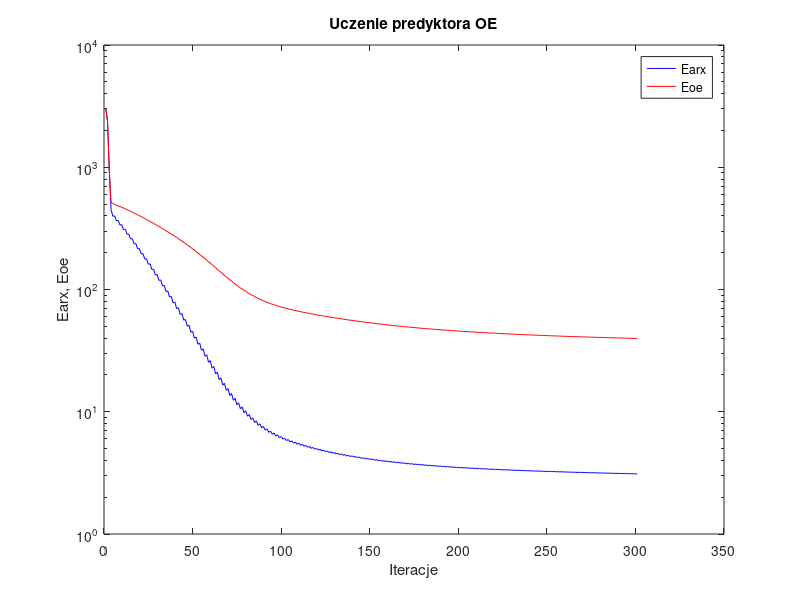
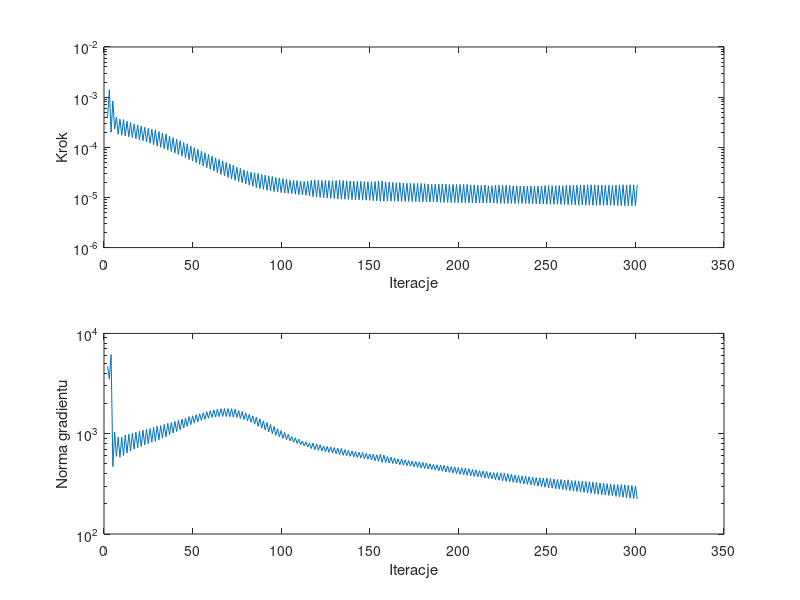

MATLAB code to generate these figures, in order:
%uczenie predyktora oe
clear all;
n=0; farx(n+1)=3.026891e+003; foe(n+1)=3.032364e+003; wspucz(n+1)=0.000000e+000; ng(n+1)=0.000000e+000;
n=1; farx(n+1)=2.368058e+003; foe(n+1)=2.366789e+003; krok(n+1)=3.812452e-004; ng(n+1)=4.719937e+003;
n=2; farx(n+1)=9.386840e+002; foe(n+1)=9.099431e+002; krok(n+1)=1.402081e-003; ng(n+1)=3.498442e+003;
n=3; farx(n+1)=4.504124e+002; foe(n+1)=5.165313e+002; krok(n+1)=1.992091e-004; ng(n+1)=6.132688e+003;
n=4; farx(n+1)=3.971129e+002; foe(n+1)=5.060094e+002; krok(n+1)=8.351411e-004; ng(n+1)=4.697213e+002;
n=5; farx(n+1)=4.000853e+002; foe(n+1)=4.962028e+002; krok(n+1)=2.308086e-004; ng(n+1)=1.039686e+003;
n=6; farx(n+1)=3.645262e+002; foe(n+1)=4.896591e+002; krok(n+1)=3.994081e-004; ng(n+1)=5.937203e+002;
n=7; farx(n+1)=3.681615e+002; foe(n+1)=4.834696e+002; krok(n+1)=1.821668e-004; ng(n+1)=9.285330e+002;
n=8; farx(n+1)=3.370476e+002; foe(n+1)=4.770005e+002; krok(n+1)=3.643472e-004; ng(n+1)=5.809849e+002;
n=9; farx(n+1)=3.392193e+002; foe(n+1)=4.706449e+002; krok(n+1)=1.736749e-004; ng(n+1)=9.221544e+002;
n=10; farx(n+1)=3.091419e+002; foe(n+1)=4.637723e+002; krok(n+1)=3.569431e-004; ng(n+1)=6.061436e+002;
n=11; farx(n+1)=3.111467e+002; foe(n+1)=4.571277e+002; krok(n+1)=1.673718e-004; ng(n+1)=9.697548e+002;
n=12; farx(n+1)=2.832081e+002; foe(n+1)=4.501381e+002; krok(n+1)=3.308775e-004; ng(n+1)=6.412013e+002;
n=13; farx(n+1)=2.848391e+002; foe(n+1)=4.433920e+002; krok(n+1)=1.620874e-004; ng(n+1)=9.890956e+002;
n=14; farx(n+1)=2.588728e+002; foe(n+1)=4.362996e+002; krok(n+1)=3.109358e-004; ng(n+1)=6.718048e+002;
n=15; farx(n+1)=2.602716e+002; foe(n+1)=4.294883e+002; krok(n+1)=1.562643e-004; ng(n+1)=1.010842e+003;
n=16; farx(n+1)=2.362107e+002; foe(n+1)=4.223711e+002; krok(n+1)=2.927427e-004; ng(n+1)=6.999073e+002;
n=17; farx(n+1)=2.374491e+002; foe(n+1)=4.155401e+002; krok(n+1)=1.494509e-004; ng(n+1)=1.033198e+003;
n=18; farx(n+1)=2.150907e+002; foe(n+1)=4.084150e+002; krok(n+1)=2.790064e-004; ng(n+1)=7.229258e+002;
n=19; farx(n+1)=2.162630e+002; foe(n+1)=4.015864e+002; krok(n+1)=1.420787e-004; ng(n+1)=1.060505e+003;
n=20; farx(n+1)=1.955935e+002; foe(n+1)=3.945019e+002; krok(n+1)=2.651075e-004; ng(n+1)=7.459517e+002;
n=21; farx(n+1)=1.967032e+002; foe(n+1)=3.877378e+002; krok(n+1)=1.351245e-004; ng(n+1)=1.082344e+003;
n=22; farx(n+1)=1.776175e+002; foe(n+1)=3.807423e+002; krok(n+1)=2.516773e-004; ng(n+1)=7.723972e+002;
n=23; farx(n+1)=1.786937e+002; foe(n+1)=3.740654e+002; krok(n+1)=1.280208e-004; ng(n+1)=1.104793e+003;
n=24; farx(n+1)=1.611024e+002; foe(n+1)=3.671765e+002; krok(n+1)=2.386632e-004; ng(n+1)=7.973833e+002;
n=25; farx(n+1)=1.621428e+002; foe(n+1)=3.606146e+002; krok(n+1)=1.209597e-004; ng(n+1)=1.125130e+003;
n=26; farx(n+1)=1.457961e+002; foe(n+1)=3.538323e+002; krok(n+1)=2.288097e-004; ng(n+1)=8.208539e+002;
n=27; farx(n+1)=1.468488e+002; foe(n+1)=3.473359e+002; krok(n+1)=1.123699e-004; ng(n+1)=1.158194e+003;
n=28; farx(n+1)=1.315906e+002; foe(n+1)=3.405624e+002; krok(n+1)=2.224690e-004; ng(n+1)=8.388964e+002;
n=29; farx(n+1)=1.326980e+002; foe(n+1)=3.341324e+002; krok(n+1)=1.054119e-004; ng(n+1)=1.192966e+003;
n=30; farx(n+1)=1.188143e+002; foe(n+1)=3.275246e+002; krok(n+1)=2.064885e-004; ng(n+1)=8.689351e+002;
n=31; farx(n+1)=1.198636e+002; foe(n+1)=3.212806e+002; krok(n+1)=1.001340e-004; ng(n+1)=1.205363e+003;
n=32; farx(n+1)=1.070731e+002; foe(n+1)=3.148609e+002; krok(n+1)=1.935115e-004; ng(n+1)=9.032780e+002;
n=33; farx(n+1)=1.081261e+002; foe(n+1)=3.086930e+002; krok(n+1)=9.292181e-005; ng(n+1)=1.238408e+003;
n=34; farx(n+1)=9.630465e+001; foe(n+1)=3.023119e+002; krok(n+1)=1.842068e-004; ng(n+1)=9.313804e+002;
n=35; farx(n+1)=9.738409e+001; foe(n+1)=2.962365e+002; krok(n+1)=8.763006e-005; ng(n+1)=1.270027e+003;
n=36; farx(n+1)=8.668642e+001; foe(n+1)=2.900765e+002; krok(n+1)=1.673718e-004; ng(n+1)=9.744461e+002;
n=37; farx(n+1)=8.770272e+001; foe(n+1)=2.841555e+002; krok(n+1)=8.233132e-005; ng(n+1)=1.290938e+003;
n=38; farx(n+1)=7.788318e+001; foe(n+1)=2.780888e+002; krok(n+1)=1.562643e-004; ng(n+1)=1.013521e+003;
n=39; farx(n+1)=7.887995e+001; foe(n+1)=2.722561e+002; krok(n+1)=7.663580e-005; ng(n+1)=1.325412e+003;
n=40; farx(n+1)=6.986775e+001; foe(n+1)=2.662570e+002; krok(n+1)=1.460087e-004; ng(n+1)=1.052546e+003;
n=41; farx(n+1)=7.085203e+001; foe(n+1)=2.605073e+002; krok(n+1)=7.145650e-005; ng(n+1)=1.361539e+003;
n=42; farx(n+1)=6.261185e+001; foe(n+1)=2.546096e+002; krok(n+1)=1.351245e-004; ng(n+1)=1.096427e+003;
n=43; farx(n+1)=6.357789e+001; foe(n+1)=2.489440e+002; krok(n+1)=6.653535e-005; ng(n+1)=1.397827e+003;
n=44; farx(n+1)=5.607019e+001; foe(n+1)=2.431421e+002; krok(n+1)=1.245462e-004; ng(n+1)=1.141260e+003;
n=45; farx(n+1)=5.699253e+001; foe(n+1)=2.375775e+002; krok(n+1)=6.158863e-005; ng(n+1)=1.430640e+003;
n=46; farx(n+1)=5.006177e+001; foe(n+1)=2.318060e+002; krok(n+1)=1.176687e-004; ng(n+1)=1.180601e+003;
n=47; farx(n+1)=5.100928e+001; foe(n+1)=2.262763e+002; krok(n+1)=5.720244e-005; ng(n+1)=1.482366e+003;
n=48; farx(n+1)=4.476450e+001; foe(n+1)=2.206800e+002; krok(n+1)=1.062537e-004; ng(n+1)=1.231439e+003;
n=49; farx(n+1)=4.565550e+001; foe(n+1)=2.152911e+002; krok(n+1)=5.314479e-005; ng(n+1)=1.507436e+003;
n=50; farx(n+1)=3.996638e+001; foe(n+1)=2.097728e+002; krok(n+1)=9.874235e-005; ng(n+1)=1.272470e+003;
n=51; farx(n+1)=4.083534e+001; foe(n+1)=2.044922e+002; krok(n+1)=4.933474e-005; ng(n+1)=1.543148e+003;
n=52; farx(n+1)=3.566470e+001; foe(n+1)=1.991173e+002; krok(n+1)=9.108681e-005; ng(n+1)=1.318002e+003;
n=53; farx(n+1)=3.651296e+001; foe(n+1)=1.939489e+002; krok(n+1)=4.565415e-005; ng(n+1)=1.580357e+003;
n=54; farx(n+1)=3.184678e+001; foe(n+1)=1.887221e+002; krok(n+1)=8.370634e-005; ng(n+1)=1.359168e+003;
n=55; farx(n+1)=3.265252e+001; foe(n+1)=1.837159e+002; krok(n+1)=4.229784e-005; ng(n+1)=1.614505e+003;
n=56; farx(n+1)=2.843063e+001; foe(n+1)=1.786336e+002; krok(n+1)=7.773395e-005; ng(n+1)=1.393289e+003;
n=57; farx(n+1)=2.920906e+001; foe(n+1)=1.737882e+002; krok(n+1)=3.923493e-005; ng(n+1)=1.656955e+003;
n=58; farx(n+1)=2.540625e+001; foe(n+1)=1.689092e+002; krok(n+1)=7.168025e-005; ng(n+1)=1.427156e+003;
n=59; farx(n+1)=2.615363e+001; foe(n+1)=1.642473e+002; krok(n+1)=3.639496e-005; ng(n+1)=1.695631e+003;
n=60; farx(n+1)=2.273951e+001; foe(n+1)=1.595888e+002; krok(n+1)=6.618109e-005; ng(n+1)=1.454613e+003;
n=61; farx(n+1)=2.344912e+001; foe(n+1)=1.551362e+002; krok(n+1)=3.371798e-005; ng(n+1)=1.726836e+003;
n=62; farx(n+1)=2.038543e+001; foe(n+1)=1.507003e+002; krok(n+1)=6.159556e-005; ng(n+1)=1.472494e+003;
n=63; farx(n+1)=2.105887e+001; foe(n+1)=1.464694e+002; krok(n+1)=3.121480e-005; ng(n+1)=1.754802e+003;
n=64; farx(n+1)=1.831784e+001; foe(n+1)=1.422763e+002; krok(n+1)=5.745483e-005; ng(n+1)=1.482751e+003;
n=65; farx(n+1)=1.895349e+001; foe(n+1)=1.382846e+002; krok(n+1)=2.890345e-005; ng(n+1)=1.775352e+003;
n=66; farx(n+1)=1.651621e+001; foe(n+1)=1.343497e+002; krok(n+1)=5.354731e-005; ng(n+1)=1.487773e+003;
n=67; farx(n+1)=1.711011e+001; foe(n+1)=1.306247e+002; krok(n+1)=2.689247e-005; ng(n+1)=1.781267e+003;
n=68; farx(n+1)=1.495085e+001; foe(n+1)=1.269742e+002; krok(n+1)=4.984478e-005; ng(n+1)=1.487477e+003;
n=69; farx(n+1)=1.550195e+001; foe(n+1)=1.235244e+002; krok(n+1)=2.503699e-005; ng(n+1)=1.779600e+003;
n=70; farx(n+1)=1.358946e+001; foe(n+1)=1.201590e+002; krok(n+1)=4.673205e-005; ng(n+1)=1.479063e+003;
n=71; farx(n+1)=1.409823e+001; foe(n+1)=1.169794e+002; krok(n+1)=2.323045e-005; ng(n+1)=1.773898e+003;
n=72; farx(n+1)=1.240975e+001; foe(n+1)=1.138801e+002; krok(n+1)=4.418089e-005; ng(n+1)=1.459069e+003;
n=73; farx(n+1)=1.288481e+001; foe(n+1)=1.109752e+002; krok(n+1)=2.190752e-005; ng(n+1)=1.756534e+003;
n=74; farx(n+1)=1.142255e+001; foe(n+1)=1.082144e+002; krok(n+1)=4.013634e-005; ng(n+1)=1.450807e+003;
n=75; farx(n+1)=1.184427e+001; foe(n+1)=1.056158e+002; krok(n+1)=2.069140e-005; ng(n+1)=1.703587e+003;
n=76; farx(n+1)=1.056092e+001; foe(n+1)=1.031179e+002; krok(n+1)=3.788626e-005; ng(n+1)=1.418952e+003;
n=77; farx(n+1)=1.094530e+001; foe(n+1)=1.007767e+002; krok(n+1)=1.953303e-005; ng(n+1)=1.664939e+003;
n=78; farx(n+1)=9.825306e+000; foe(n+1)=9.854377e+001; krok(n+1)=3.546212e-005; ng(n+1)=1.385708e+003;
n=79; farx(n+1)=1.016999e+001; foe(n+1)=9.645247e+001; krok(n+1)=1.848840e-005; ng(n+1)=1.612551e+003;
n=80; farx(n+1)=9.192208e+000; foe(n+1)=9.445211e+001; krok(n+1)=3.351833e-005; ng(n+1)=1.342166e+003;
n=81; farx(n+1)=9.501794e+000; foe(n+1)=9.259076e+001; krok(n+1)=1.761549e-005; ng(n+1)=1.555967e+003;
n=82; farx(n+1)=8.642259e+000; foe(n+1)=9.081294e+001; krok(n+1)=3.185663e-005; ng(n+1)=1.298165e+003;
n=83; farx(n+1)=8.921454e+000; foe(n+1)=8.914802e+001; krok(n+1)=1.666649e-005; ng(n+1)=1.506166e+003;
n=84; farx(n+1)=8.159330e+000; foe(n+1)=8.755335e+001; krok(n+1)=3.098519e-005; ng(n+1)=1.242600e+003;
n=85; farx(n+1)=8.413961e+000; foe(n+1)=8.605554e+001; krok(n+1)=1.573332e-005; ng(n+1)=1.463245e+003;
n=86; farx(n+1)=7.741963e+000; foe(n+1)=8.462382e+001; krok(n+1)=3.006913e-005; ng(n+1)=1.185335e+003;
n=87; farx(n+1)=7.972417e+000; foe(n+1)=8.328732e+001; krok(n+1)=1.503456e-005; ng(n+1)=1.407811e+003;
n=88; farx(n+1)=7.383036e+000; foe(n+1)=8.201328e+001; krok(n+1)=2.877521e-005; ng(n+1)=1.138346e+003;
n=89; farx(n+1)=7.589327e+000; foe(n+1)=8.082854e+001; krok(n+1)=1.448879e-005; ng(n+1)=1.342247e+003;
n=90; farx(n+1)=7.065113e+000; foe(n+1)=7.969396e+001; krok(n+1)=2.790955e-005; ng(n+1)=1.091683e+003;
n=91; farx(n+1)=7.253511e+000; foe(n+1)=7.862899e+001; krok(n+1)=1.390226e-005; ng(n+1)=1.292899e+003;
n=92; farx(n+1)=6.788697e+000; foe(n+1)=7.761321e+001; krok(n+1)=2.700051e-005; ng(n+1)=1.045899e+003;
n=93; farx(n+1)=6.959094e+000; foe(n+1)=7.666062e+001; krok(n+1)=1.344623e-005; ng(n+1)=1.234967e+003;
n=94; farx(n+1)=6.544879e+000; foe(n+1)=7.574865e+001; krok(n+1)=2.617217e-005; ng(n+1)=1.001782e+003;
n=95; farx(n+1)=6.700347e+000; foe(n+1)=7.489253e+001; krok(n+1)=1.308479e-005; ng(n+1)=1.180011e+003;
n=96; farx(n+1)=6.331504e+000; foe(n+1)=7.407522e+001; krok(n+1)=2.509886e-005; ng(n+1)=9.624757e+002;
n=97; farx(n+1)=6.472122e+000; foe(n+1)=7.330651e+001; krok(n+1)=1.278344e-005; ng(n+1)=1.121850e+003;
n=98; farx(n+1)=6.139268e+000; foe(n+1)=7.256619e+001; krok(n+1)=2.443486e-005; ng(n+1)=9.286645e+002;
n=99; farx(n+1)=6.268918e+000; foe(n+1)=7.186653e+001; krok(n+1)=1.248150e-005; ng(n+1)=1.074746e+003;
n=100; farx(n+1)=5.967176e+000; foe(n+1)=7.119359e+001; krok(n+1)=2.375465e-005; ng(n+1)=8.983768e+002;
n=101; farx(n+1)=6.087064e+000; foe(n+1)=7.055375e+001; krok(n+1)=1.222055e-005; ng(n+1)=1.029691e+003;
n=102; farx(n+1)=5.813170e+000; foe(n+1)=6.993819e+001; krok(n+1)=2.302585e-005; ng(n+1)=8.702397e+002;
n=103; farx(n+1)=5.924536e+000; foe(n+1)=6.935233e+001; krok(n+1)=1.209447e-005; ng(n+1)=9.837386e+002;
n=104; farx(n+1)=5.675697e+000; foe(n+1)=6.879149e+001; krok(n+1)=2.198334e-005; ng(n+1)=8.494513e+002;
n=105; farx(n+1)=5.777553e+000; foe(n+1)=6.825432e+001; krok(n+1)=1.191521e-005; ng(n+1)=9.369345e+002;
n=106; farx(n+1)=5.545468e+000; foe(n+1)=6.773129e+001; krok(n+1)=2.190752e-005; ng(n+1)=8.236714e+002;
n=107; farx(n+1)=5.642548e+000; foe(n+1)=6.722547e+001; krok(n+1)=1.161317e-005; ng(n+1)=9.117462e+002;
n=108; farx(n+1)=5.426603e+000; foe(n+1)=6.673577e+001; krok(n+1)=2.167257e-005; ng(n+1)=7.998065e+002;
n=109; farx(n+1)=5.518439e+000; foe(n+1)=6.626050e+001; krok(n+1)=1.138585e-005; ng(n+1)=8.828616e+002;
n=110; farx(n+1)=5.319195e+000; foe(n+1)=6.580006e+001; krok(n+1)=2.114892e-005; ng(n+1)=7.776944e+002;
n=111; farx(n+1)=5.404634e+000; foe(n+1)=6.535735e+001; krok(n+1)=1.127096e-005; ng(n+1)=8.456545e+002;
n=112; farx(n+1)=5.216883e+000; foe(n+1)=6.492282e+001; krok(n+1)=2.102242e-005; ng(n+1)=7.575565e+002;
n=113; farx(n+1)=5.298831e+000; foe(n+1)=6.450139e+001; krok(n+1)=1.104492e-005; ng(n+1)=8.250491e+002;
n=114; farx(n+1)=5.121553e+000; foe(n+1)=6.408896e+001; krok(n+1)=2.092147e-005; ng(n+1)=7.379547e+002;
n=115; farx(n+1)=5.198932e+000; foe(n+1)=6.368702e+001; krok(n+1)=1.069939e-005; ng(n+1)=8.054236e+002;
n=116; farx(n+1)=5.027454e+000; foe(n+1)=6.328372e+001; krok(n+1)=2.190752e-005; ng(n+1)=7.108344e+002;
n=117; farx(n+1)=5.103960e+000; foe(n+1)=6.288996e+001; krok(n+1)=1.033992e-005; ng(n+1)=8.068429e+002;
n=118; farx(n+1)=4.941026e+000; foe(n+1)=6.250075e+001; krok(n+1)=2.208984e-005; ng(n+1)=6.936002e+002;
n=119; farx(n+1)=5.015022e+000; foe(n+1)=6.212262e+001; krok(n+1)=1.018462e-005; ng(n+1)=7.914838e+002;
n=120; farx(n+1)=4.860213e+000; foe(n+1)=6.175192e+001; krok(n+1)=2.190752e-005; ng(n+1)=6.833215e+002;
n=121; farx(n+1)=4.931412e+000; foe(n+1)=6.138877e+001; krok(n+1)=1.001618e-005; ng(n+1)=7.759982e+002;
n=122; farx(n+1)=4.785095e+000; foe(n+1)=6.103190e+001; krok(n+1)=2.170937e-005; ng(n+1)=6.711846e+002;
n=123; farx(n+1)=4.852839e+000; foe(n+1)=6.068580e+001; krok(n+1)=9.888364e-006; ng(n+1)=7.549782e+002;
n=124; farx(n+1)=4.712307e+000; foe(n+1)=6.034051e+001; krok(n+1)=2.190777e-005; ng(n+1)=6.588287e+002;
n=125; farx(n+1)=4.778751e+000; foe(n+1)=6.000455e+001; krok(n+1)=9.766516e-006; ng(n+1)=7.473821e+002;
n=126; farx(n+1)=4.644205e+000; foe(n+1)=5.967554e+001; krok(n+1)=2.167257e-005; ng(n+1)=6.516015e+002;
n=127; farx(n+1)=4.708608e+000; foe(n+1)=5.935070e+001; krok(n+1)=9.622040e-006; ng(n+1)=7.371829e+002;
n=128; farx(n+1)=4.579724e+000; foe(n+1)=5.903238e+001; krok(n+1)=2.167257e-005; ng(n+1)=6.409083e+002;
n=129; farx(n+1)=4.642117e+000; foe(n+1)=5.871859e+001; krok(n+1)=9.497821e-006; ng(n+1)=7.263806e+002;
n=130; farx(n+1)=4.518397e+000; foe(n+1)=5.841060e+001; krok(n+1)=2.167257e-005; ng(n+1)=6.308314e+002;
n=131; farx(n+1)=4.578824e+000; foe(n+1)=5.810695e+001; krok(n+1)=9.357347e-006; ng(n+1)=7.168315e+002;
n=132; farx(n+1)=4.459281e+000; foe(n+1)=5.780699e+001; krok(n+1)=2.190752e-005; ng(n+1)=6.196560e+002;
n=133; farx(n+1)=4.518328e+000; foe(n+1)=5.751103e+001; krok(n+1)=9.207477e-006; ng(n+1)=7.123220e+002;
n=134; farx(n+1)=4.404631e+000; foe(n+1)=5.721918e+001; krok(n+1)=2.170937e-005; ng(n+1)=6.090941e+002;
n=135; farx(n+1)=4.461530e+000; foe(n+1)=5.693670e+001; krok(n+1)=9.203865e-006; ng(n+1)=6.938695e+002;
n=136; farx(n+1)=4.352032e+000; foe(n+1)=5.665803e+001; krok(n+1)=2.142725e-005; ng(n+1)=6.033842e+002;
n=137; farx(n+1)=4.407499e+000; foe(n+1)=5.638412e+001; krok(n+1)=9.107769e-006; ng(n+1)=6.858684e+002;
n=138; farx(n+1)=4.302448e+000; foe(n+1)=5.611424e+001; krok(n+1)=2.127259e-005; ng(n+1)=5.946459e+002;
n=139; farx(n+1)=4.356286e+000; foe(n+1)=5.585037e+001; krok(n+1)=9.058324e-006; ng(n+1)=6.736434e+002;
n=140; farx(n+1)=4.255254e+000; foe(n+1)=5.559028e+001; krok(n+1)=2.105761e-005; ng(n+1)=5.873119e+002;
n=141; farx(n+1)=4.307590e+000; foe(n+1)=5.533548e+001; krok(n+1)=8.995004e-006; ng(n+1)=6.630502e+002;
n=142; farx(n+1)=4.210238e+000; foe(n+1)=5.508387e+001; krok(n+1)=2.092658e-005; ng(n+1)=5.793536e+002;
n=143; farx(n+1)=4.261237e+000; foe(n+1)=5.483748e+001; krok(n+1)=8.935769e-006; ng(n+1)=6.534318e+002;
n=144; farx(n+1)=4.166753e+000; foe(n+1)=5.459431e+001; krok(n+1)=2.092147e-005; ng(n+1)=5.717994e+002;
n=145; farx(n+1)=4.216756e+000; foe(n+1)=5.435405e+001; krok(n+1)=8.829868e-006; ng(n+1)=6.490741e+002;
n=146; farx(n+1)=4.126035e+000; foe(n+1)=5.411734e+001; krok(n+1)=2.078166e-005; ng(n+1)=5.627857e+002;
n=147; farx(n+1)=4.174545e+000; foe(n+1)=5.388644e+001; krok(n+1)=8.807743e-006; ng(n+1)=6.358593e+002;
n=148; farx(n+1)=4.086720e+000; foe(n+1)=5.365823e+001; krok(n+1)=2.063495e-005; ng(n+1)=5.560889e+002;
n=149; farx(n+1)=4.134218e+000; foe(n+1)=5.343414e+001; krok(n+1)=8.746968e-006; ng(n+1)=6.287195e+002;
n=150; farx(n+1)=4.048995e+000; foe(n+1)=5.321339e+001; krok(n+1)=2.058283e-005; ng(n+1)=5.488100e+002;
n=151; farx(n+1)=4.095312e+000; foe(n+1)=5.299544e+001; krok(n+1)=8.632369e-006; ng(n+1)=6.229339e+002;
n=152; farx(n+1)=4.012704e+000; foe(n+1)=5.277845e+001; krok(n+1)=2.078166e-005; ng(n+1)=5.383147e+002;
n=153; farx(n+1)=4.057912e+000; foe(n+1)=5.256689e+001; krok(n+1)=8.546025e-006; ng(n+1)=6.160913e+002;
n=154; farx(n+1)=3.976588e+000; foe(n+1)=5.235486e+001; krok(n+1)=2.122479e-005; ng(n+1)=5.292122e+002;
n=155; farx(n+1)=4.021444e+000; foe(n+1)=5.214540e+001; krok(n+1)=8.379583e-006; ng(n+1)=6.205781e+002;
n=156; farx(n+1)=3.942855e+000; foe(n+1)=5.193631e+001; krok(n+1)=2.139878e-005; ng(n+1)=5.184449e+002;
n=157; farx(n+1)=3.987112e+000; foe(n+1)=5.173408e+001; krok(n+1)=8.423638e-006; ng(n+1)=6.109253e+002;
n=158; farx(n+1)=3.912027e+000; foe(n+1)=5.153781e+001; krok(n+1)=2.044097e-005; ng(n+1)=5.169038e+002;
n=159; farx(n+1)=3.954647e+000; foe(n+1)=5.134542e+001; krok(n+1)=8.445281e-006; ng(n+1)=5.930471e+002;
n=160; farx(n+1)=3.881977e+000; foe(n+1)=5.115623e+001; krok(n+1)=2.020511e-005; ng(n+1)=5.108343e+002;
n=161; farx(n+1)=3.923660e+000; foe(n+1)=5.097032e+001; krok(n+1)=8.423638e-006; ng(n+1)=5.839799e+002;
n=162; farx(n+1)=3.853493e+000; foe(n+1)=5.078786e+001; krok(n+1)=1.991107e-005; ng(n+1)=5.048161e+002;
n=163; farx(n+1)=3.894161e+000; foe(n+1)=5.060886e+001; krok(n+1)=8.423638e-006; ng(n+1)=5.731893e+002;
n=164; farx(n+1)=3.826469e+000; foe(n+1)=5.043327e+001; krok(n+1)=1.954543e-005; ng(n+1)=4.993939e+002;
n=165; farx(n+1)=3.865797e+000; foe(n+1)=5.026121e+001; krok(n+1)=8.379583e-006; ng(n+1)=5.617372e+002;
n=166; farx(n+1)=3.799569e+000; foe(n+1)=5.008929e+001; krok(n+1)=1.977673e-005; ng(n+1)=4.908933e+002;
n=167; farx(n+1)=3.838570e+000; foe(n+1)=4.992093e+001; krok(n+1)=8.329312e-006; ng(n+1)=5.595962e+002;
n=168; farx(n+1)=3.774627e+000; foe(n+1)=4.975526e+001; krok(n+1)=1.943349e-005; ng(n+1)=4.855175e+002;
n=169; farx(n+1)=3.812642e+000; foe(n+1)=4.959342e+001; krok(n+1)=8.342260e-006; ng(n+1)=5.484106e+002;
n=170; farx(n+1)=3.750561e+000; foe(n+1)=4.943397e+001; krok(n+1)=1.916970e-005; ng(n+1)=4.805653e+002;
n=171; farx(n+1)=3.787759e+000; foe(n+1)=4.927741e+001; krok(n+1)=8.318815e-006; ng(n+1)=5.404677e+002;
n=172; farx(n+1)=3.727366e+000; foe(n+1)=4.912298e+001; krok(n+1)=1.904857e-005; ng(n+1)=4.745858e+002;
n=173; farx(n+1)=3.763783e+000; foe(n+1)=4.897117e+001; krok(n+1)=8.274713e-006; ng(n+1)=5.337611e+002;
n=174; farx(n+1)=3.704869e+000; foe(n+1)=4.882088e+001; krok(n+1)=1.906326e-005; ng(n+1)=4.678380e+002;
n=175; farx(n+1)=3.740679e+000; foe(n+1)=4.867316e+001; krok(n+1)=8.226685e-006; ng(n+1)=5.287952e+002;
n=176; farx(n+1)=3.683232e+000; foe(n+1)=4.852716e+001; krok(n+1)=1.903096e-005; ng(n+1)=4.614886e+002;
n=177; farx(n+1)=3.718410e+000; foe(n+1)=4.838358e+001; krok(n+1)=8.182517e-006; ng(n+1)=5.233826e+002;
n=178; farx(n+1)=3.662493e+000; foe(n+1)=4.824170e+001; krok(n+1)=1.895924e-005; ng(n+1)=4.552104e+002;
n=179; farx(n+1)=3.697045e+000; foe(n+1)=4.810249e+001; krok(n+1)=8.164371e-006; ng(n+1)=5.168222e+002;
n=180; farx(n+1)=3.642574e+000; foe(n+1)=4.796534e+001; krok(n+1)=1.879985e-005; ng(n+1)=4.500360e+002;
n=181; farx(n+1)=3.676536e+000; foe(n+1)=4.783034e+001; krok(n+1)=8.151193e-006; ng(n+1)=5.103878e+002;
n=182; farx(n+1)=3.623643e+000; foe(n+1)=4.769790e+001; krok(n+1)=1.854561e-005; ng(n+1)=4.451619e+002;
n=183; farx(n+1)=3.656866e+000; foe(n+1)=4.756757e+001; krok(n+1)=8.151193e-006; ng(n+1)=5.019755e+002;
n=184; farx(n+1)=3.605466e+000; foe(n+1)=4.743951e+001; krok(n+1)=1.831744e-005; ng(n+1)=4.402173e+002;
n=185; farx(n+1)=3.637890e+000; foe(n+1)=4.731358e+001; krok(n+1)=8.129247e-006; ng(n+1)=4.940289e+002;
n=186; farx(n+1)=3.587629e+000; foe(n+1)=4.718890e+001; krok(n+1)=1.833197e-005; ng(n+1)=4.341591e+002;
n=187; farx(n+1)=3.619430e+000; foe(n+1)=4.706626e+001; krok(n+1)=8.058704e-006; ng(n+1)=4.896297e+002;
n=188; farx(n+1)=3.570044e+000; foe(n+1)=4.694393e+001; krok(n+1)=1.858062e-005; ng(n+1)=4.268774e+002;
n=189; farx(n+1)=3.601589e+000; foe(n+1)=4.682368e+001; krok(n+1)=8.001301e-006; ng(n+1)=4.880969e+002;
n=190; farx(n+1)=3.553360e+000; foe(n+1)=4.670493e+001; krok(n+1)=1.850942e-005; ng(n+1)=4.214347e+002;
n=191; farx(n+1)=3.584357e+000; foe(n+1)=4.658808e+001; krok(n+1)=7.969908e-006; ng(n+1)=4.827084e+002;
n=192; farx(n+1)=3.537259e+000; foe(n+1)=4.647267e+001; krok(n+1)=1.845197e-005; ng(n+1)=4.158987e+002;
n=193; farx(n+1)=3.567816e+000; foe(n+1)=4.635915e+001; krok(n+1)=7.964158e-006; ng(n+1)=4.773140e+002;
n=194; farx(n+1)=3.522024e+000; foe(n+1)=4.624785e+001; krok(n+1)=1.815690e-005; ng(n+1)=4.117338e+002;
n=195; farx(n+1)=3.551780e+000; foe(n+1)=4.613829e+001; krok(n+1)=7.940086e-006; ng(n+1)=4.692522e+002;
n=196; farx(n+1)=3.506858e+000; foe(n+1)=4.602950e+001; krok(n+1)=1.827487e-005; ng(n+1)=4.055138e+002;
n=197; farx(n+1)=3.536292e+000; foe(n+1)=4.592243e+001; krok(n+1)=7.902407e-006; ng(n+1)=4.662559e+002;
n=198; farx(n+1)=3.492425e+000; foe(n+1)=4.581690e+001; krok(n+1)=1.815690e-005; ng(n+1)=4.005988e+002;
n=199; farx(n+1)=3.521262e+000; foe(n+1)=4.571299e+001; krok(n+1)=7.866658e-006; ng(n+1)=4.605798e+002;
n=200; farx(n+1)=3.478256e+000; foe(n+1)=4.560992e+001; krok(n+1)=1.823411e-005; ng(n+1)=3.947125e+002;
n=201; farx(n+1)=3.506688e+000; foe(n+1)=4.550851e+001; krok(n+1)=7.821846e-006; ng(n+1)=4.570824e+002;
n=202; farx(n+1)=3.464549e+000; foe(n+1)=4.540806e+001; krok(n+1)=1.825798e-005; ng(n+1)=3.892385e+002;
n=203; farx(n+1)=3.492598e+000; foe(n+1)=4.530919e+001; krok(n+1)=7.792977e-006; ng(n+1)=4.531666e+002;
n=204; farx(n+1)=3.451409e+000; foe(n+1)=4.521168e+001; krok(n+1)=1.815690e-005; ng(n+1)=3.844334e+002;
n=205; farx(n+1)=3.479050e+000; foe(n+1)=4.511566e+001; krok(n+1)=7.794783e-006; ng(n+1)=4.478448e+002;
n=206; farx(n+1)=3.439014e+000; foe(n+1)=4.502156e+001; krok(n+1)=1.782892e-005; ng(n+1)=3.806478e+002;
n=207; farx(n+1)=3.465930e+000; foe(n+1)=4.492903e+001; krok(n+1)=7.792977e-006; ng(n+1)=4.395990e+002;
n=208; farx(n+1)=3.426702e+000; foe(n+1)=4.483730e+001; krok(n+1)=1.782892e-005; ng(n+1)=3.754883e+002;
n=209; farx(n+1)=3.453331e+000; foe(n+1)=4.474714e+001; krok(n+1)=7.794783e-006; ng(n+1)=4.354861e+002;
n=210; farx(n+1)=3.415125e+000; foe(n+1)=4.465875e+001; krok(n+1)=1.749394e-005; ng(n+1)=3.721686e+002;
n=211; farx(n+1)=3.441099e+000; foe(n+1)=4.457172e+001; krok(n+1)=7.792977e-006; ng(n+1)=4.279525e+002;
n=212; farx(n+1)=3.403595e+000; foe(n+1)=4.448555e+001; krok(n+1)=1.750773e-005; ng(n+1)=3.672637e+002;
n=213; farx(n+1)=3.429167e+000; foe(n+1)=4.440059e+001; krok(n+1)=7.745883e-006; ng(n+1)=4.245174e+002;
n=214; farx(n+1)=3.392313e+000; foe(n+1)=4.431627e+001; krok(n+1)=1.760998e-005; ng(n+1)=3.618562e+002;
n=215; farx(n+1)=3.417721e+000; foe(n+1)=4.423318e+001; krok(n+1)=7.746296e-006; ng(n+1)=4.217370e+002;
n=216; farx(n+1)=3.382089e+000; foe(n+1)=4.415204e+001; krok(n+1)=1.709205e-005; ng(n+1)=3.590233e+002;
n=217; farx(n+1)=3.406682e+000; foe(n+1)=4.407258e+001; krok(n+1)=7.792977e-006; ng(n+1)=4.110379e+002;
n=218; farx(n+1)=3.371570e+000; foe(n+1)=4.399377e+001; krok(n+1)=1.707914e-005; ng(n+1)=3.550383e+002;
n=219; farx(n+1)=3.395721e+000; foe(n+1)=4.391594e+001; krok(n+1)=7.698578e-006; ng(n+1)=4.087684e+002;
n=220; farx(n+1)=3.361014e+000; foe(n+1)=4.383777e+001; krok(n+1)=1.751338e-005; ng(n+1)=3.480280e+002;
n=221; farx(n+1)=3.385106e+000; foe(n+1)=4.376096e+001; krok(n+1)=7.640629e-006; ng(n+1)=4.090541e+002;
n=222; farx(n+1)=3.350997e+000; foe(n+1)=4.368488e+001; krok(n+1)=1.749394e-005; ng(n+1)=3.437696e+002;
n=223; farx(n+1)=3.374730e+000; foe(n+1)=4.360985e+001; krok(n+1)=7.599740e-006; ng(n+1)=4.057935e+002;
n=224; farx(n+1)=3.341154e+000; foe(n+1)=4.353538e+001; krok(n+1)=1.759837e-005; ng(n+1)=3.388557e+002;
n=225; farx(n+1)=3.364677e+000; foe(n+1)=4.346189e+001; krok(n+1)=7.575850e-006; ng(n+1)=4.034652e+002;
n=226; farx(n+1)=3.331817e+000; foe(n+1)=4.338962e+001; krok(n+1)=1.743790e-005; ng(n+1)=3.351275e+002;
n=227; farx(n+1)=3.354929e+000; foe(n+1)=4.331824e+001; krok(n+1)=7.575850e-006; ng(n+1)=3.982768e+002;
n=228; farx(n+1)=3.322758e+000; foe(n+1)=4.324801e+001; krok(n+1)=1.729605e-005; ng(n+1)=3.313692e+002;
n=229; farx(n+1)=3.345476e+000; foe(n+1)=4.317866e+001; krok(n+1)=7.575850e-006; ng(n+1)=3.932996e+002;
n=230; farx(n+1)=3.314077e+000; foe(n+1)=4.311041e+001; krok(n+1)=1.709205e-005; ng(n+1)=3.276951e+002;
n=231; farx(n+1)=3.336353e+000; foe(n+1)=4.304327e+001; krok(n+1)=7.598479e-006; ng(n+1)=3.871098e+002;
n=232; farx(n+1)=3.305530e+000; foe(n+1)=4.297711e+001; krok(n+1)=1.693219e-005; ng(n+1)=3.245273e+002;
n=233; farx(n+1)=3.327421e+000; foe(n+1)=4.291171e+001; krok(n+1)=7.578315e-006; ng(n+1)=3.829133e+002;
n=234; farx(n+1)=3.297217e+000; foe(n+1)=4.284703e+001; krok(n+1)=1.689172e-005; ng(n+1)=3.202940e+002;
n=235; farx(n+1)=3.318716e+000; foe(n+1)=4.278335e+001; krok(n+1)=7.559984e-006; ng(n+1)=3.785775e+002;
n=236; farx(n+1)=3.288972e+000; foe(n+1)=4.272009e+001; krok(n+1)=1.694172e-005; ng(n+1)=3.161056e+002;
n=237; farx(n+1)=3.310229e+000; foe(n+1)=4.265772e+001; krok(n+1)=7.532364e-006; ng(n+1)=3.760884e+002;
n=238; farx(n+1)=3.281021e+000; foe(n+1)=4.259599e+001; krok(n+1)=1.689172e-005; ng(n+1)=3.123119e+002;
n=239; farx(n+1)=3.301996e+000; foe(n+1)=4.253515e+001; krok(n+1)=7.530287e-006; ng(n+1)=3.723844e+002;
n=240; farx(n+1)=3.273319e+000; foe(n+1)=4.247516e+001; krok(n+1)=1.675717e-005; ng(n+1)=3.091334e+002;
n=241; farx(n+1)=3.293944e+000; foe(n+1)=4.241586e+001; krok(n+1)=7.517282e-006; ng(n+1)=3.683229e+002;
n=242; farx(n+1)=3.265764e+000; foe(n+1)=4.235724e+001; krok(n+1)=1.672925e-005; ng(n+1)=3.053549e+002;
n=243; farx(n+1)=3.286051e+000; foe(n+1)=4.229933e+001; krok(n+1)=7.488082e-006; ng(n+1)=3.648893e+002;
n=244; farx(n+1)=3.258233e+000; foe(n+1)=4.224183e+001; krok(n+1)=1.684728e-005; ng(n+1)=3.011802e+002;
n=245; farx(n+1)=3.278304e+000; foe(n+1)=4.218493e+001; krok(n+1)=7.440373e-006; ng(n+1)=3.633009e+002;
n=246; farx(n+1)=3.250963e+000; foe(n+1)=4.212851e+001; krok(n+1)=1.689172e-005; ng(n+1)=2.971022e+002;
n=247; farx(n+1)=3.270639e+000; foe(n+1)=4.207288e+001; krok(n+1)=7.381362e-006; ng(n+1)=3.601675e+002;
n=248; farx(n+1)=3.243541e+000; foe(n+1)=4.201695e+001; krok(n+1)=1.726474e-005; ng(n+1)=2.923143e+002;
n=249; farx(n+1)=3.263188e+000; foe(n+1)=4.196192e+001; krok(n+1)=7.336129e-006; ng(n+1)=3.605134e+002;
n=250; farx(n+1)=3.236547e+000; foe(n+1)=4.190741e+001; krok(n+1)=1.718695e-005; ng(n+1)=2.892948e+002;
n=251; farx(n+1)=3.255935e+000; foe(n+1)=4.185366e+001; krok(n+1)=7.334139e-006; ng(n+1)=3.570487e+002;
n=252; farx(n+1)=3.229730e+000; foe(n+1)=4.180062e+001; krok(n+1)=1.707914e-005; ng(n+1)=2.865410e+002;
n=253; farx(n+1)=3.248783e+000; foe(n+1)=4.174813e+001; krok(n+1)=7.303802e-006; ng(n+1)=3.536561e+002;
n=254; farx(n+1)=3.223097e+000; foe(n+1)=4.169597e+001; krok(n+1)=1.709205e-005; ng(n+1)=2.830811e+002;
n=255; farx(n+1)=3.241844e+000; foe(n+1)=4.164480e+001; krok(n+1)=7.303802e-006; ng(n+1)=3.496418e+002;
n=256; farx(n+1)=3.216318e+000; foe(n+1)=4.159394e+001; krok(n+1)=1.720017e-005; ng(n+1)=2.803941e+002;
n=257; farx(n+1)=3.235014e+000; foe(n+1)=4.154331e+001; krok(n+1)=7.258975e-006; ng(n+1)=3.497952e+002;
n=258; farx(n+1)=3.210001e+000; foe(n+1)=4.149361e+001; krok(n+1)=1.707914e-005; ng(n+1)=2.776129e+002;
n=259; farx(n+1)=3.228199e+000; foe(n+1)=4.144436e+001; krok(n+1)=7.204914e-006; ng(n+1)=3.452934e+002;
n=260; farx(n+1)=3.203321e+000; foe(n+1)=4.139474e+001; krok(n+1)=1.760998e-005; ng(n+1)=2.733993e+002;
n=261; farx(n+1)=3.221623e+000; foe(n+1)=4.134572e+001; krok(n+1)=7.172631e-006; ng(n+1)=3.468282e+002;
n=262; farx(n+1)=3.197272e+000; foe(n+1)=4.129771e+001; krok(n+1)=1.729605e-005; ng(n+1)=2.713403e+002;
n=263; farx(n+1)=3.215113e+000; foe(n+1)=4.125017e+001; krok(n+1)=7.156975e-006; ng(n+1)=3.415291e+002;
n=264; farx(n+1)=3.191061e+000; foe(n+1)=4.120277e+001; krok(n+1)=1.749394e-005; ng(n+1)=2.680125e+002;
n=265; farx(n+1)=3.208737e+000; foe(n+1)=4.115596e+001; krok(n+1)=7.122056e-006; ng(n+1)=3.401473e+002;
n=266; farx(n+1)=3.185050e+000; foe(n+1)=4.110947e+001; krok(n+1)=1.751338e-005; ng(n+1)=2.651859e+002;
n=267; farx(n+1)=3.202445e+000; foe(n+1)=4.106362e+001; krok(n+1)=7.086051e-006; ng(n+1)=3.374661e+002;
n=268; farx(n+1)=3.178995e+000; foe(n+1)=4.101775e+001; krok(n+1)=1.773249e-005; ng(n+1)=2.620260e+002;
n=269; farx(n+1)=3.196296e+000; foe(n+1)=4.097249e+001; krok(n+1)=7.058032e-006; ng(n+1)=3.367147e+002;
n=270; farx(n+1)=3.173209e+000; foe(n+1)=4.092771e+001; krok(n+1)=1.765974e-005; ng(n+1)=2.595722e+002;
n=271; farx(n+1)=3.190216e+000; foe(n+1)=4.088342e+001; krok(n+1)=7.026980e-006; ng(n+1)=3.337270e+002;
n=272; farx(n+1)=3.167413e+000; foe(n+1)=4.083923e+001; krok(n+1)=1.782892e-005; ng(n+1)=2.565117e+002;
n=273; farx(n+1)=3.184261e+000; foe(n+1)=4.079563e+001; krok(n+1)=7.000011e-006; ng(n+1)=3.321924e+002;
n=274; farx(n+1)=3.161787e+000; foe(n+1)=4.075234e+001; krok(n+1)=1.782892e-005; ng(n+1)=2.539314e+002;
n=275; farx(n+1)=3.178427e+000; foe(n+1)=4.070959e+001; krok(n+1)=6.986564e-006; ng(n+1)=3.296757e+002;
n=276; farx(n+1)=3.156243e+000; foe(n+1)=4.066724e+001; krok(n+1)=1.782680e-005; ng(n+1)=2.514878e+002;
n=277; farx(n+1)=3.172704e+000; foe(n+1)=4.062525e+001; krok(n+1)=6.971762e-006; ng(n+1)=3.275621e+002;
n=278; farx(n+1)=3.150972e+000; foe(n+1)=4.058384e+001; krok(n+1)=1.766648e-005; ng(n+1)=2.491272e+002;
n=279; farx(n+1)=3.167104e+000; foe(n+1)=4.054300e+001; krok(n+1)=6.975132e-006; ng(n+1)=3.230789e+002;
n=280; farx(n+1)=3.145671e+000; foe(n+1)=4.050242e+001; krok(n+1)=1.766648e-005; ng(n+1)=2.466890e+002;
n=281; farx(n+1)=3.161634e+000; foe(n+1)=4.046234e+001; krok(n+1)=6.971762e-006; ng(n+1)=3.207448e+002;
n=282; farx(n+1)=3.140580e+000; foe(n+1)=4.042277e+001; krok(n+1)=1.749394e-005; ng(n+1)=2.446148e+002;
n=283; farx(n+1)=3.156252e+000; foe(n+1)=4.038367e+001; krok(n+1)=6.966570e-006; ng(n+1)=3.170041e+002;
n=284; farx(n+1)=3.135489e+000; foe(n+1)=4.034481e+001; krok(n+1)=1.751338e-005; ng(n+1)=2.421752e+002;
n=285; farx(n+1)=3.151016e+000; foe(n+1)=4.030643e+001; krok(n+1)=6.971762e-006; ng(n+1)=3.147154e+002;
n=286; farx(n+1)=3.130603e+000; foe(n+1)=4.026864e+001; krok(n+1)=1.729605e-005; ng(n+1)=2.403659e+002;
n=287; farx(n+1)=3.145807e+000; foe(n+1)=4.023117e+001; krok(n+1)=6.948457e-006; ng(n+1)=3.111065e+002;
n=288; farx(n+1)=3.125559e+000; foe(n+1)=4.019375e+001; krok(n+1)=1.755604e-005; ng(n+1)=2.375533e+002;
n=289; farx(n+1)=3.140638e+000; foe(n+1)=4.015663e+001; krok(n+1)=6.891598e-006; ng(n+1)=3.108979e+002;
n=290; farx(n+1)=3.120554e+000; foe(n+1)=4.011953e+001; krok(n+1)=1.782680e-005; ng(n+1)=2.347531e+002;
n=291; farx(n+1)=3.135534e+000; foe(n+1)=4.008275e+001; krok(n+1)=6.846713e-006; ng(n+1)=3.107048e+002;
n=292; farx(n+1)=3.115712e+000; foe(n+1)=4.004615e+001; krok(n+1)=1.792006e-005; ng(n+1)=2.322454e+002;
n=293; farx(n+1)=3.130560e+000; foe(n+1)=4.000999e+001; krok(n+1)=6.844969e-006; ng(n+1)=3.088630e+002;
n=294; farx(n+1)=3.111069e+000; foe(n+1)=3.997432e+001; krok(n+1)=1.773106e-005; ng(n+1)=2.304195e+002;
n=295; farx(n+1)=3.125620e+000; foe(n+1)=3.993899e+001; krok(n+1)=6.824661e-006; ng(n+1)=3.055144e+002;
n=296; farx(n+1)=3.106342e+000; foe(n+1)=3.990366e+001; krok(n+1)=1.792006e-005; ng(n+1)=2.278150e+002;
n=297; farx(n+1)=3.120790e+000; foe(n+1)=3.986879e+001; krok(n+1)=6.809996e-006; ng(n+1)=3.044270e+002;
n=298; farx(n+1)=3.101839e+000; foe(n+1)=3.983425e+001; krok(n+1)=1.777520e-005; ng(n+1)=2.258918e+002;
n=299; farx(n+1)=3.116039e+000; foe(n+1)=3.980017e+001; krok(n+1)=6.807713e-006; ng(n+1)=3.011475e+002;
n=300; farx(n+1)=3.097340e+000; foe(n+1)=3.976623e+001; krok(n+1)=1.777520e-005; ng(n+1)=2.237791e+002;

figure; semilogy(farx,'b'); hold on; semilogy(foe,'r'); xlabel('Iteracje'); ylabel('Earx, Eoe'); legend('Earx','Eoe'); title('Uczenie predyktora OE');
figure; subplot(2,1,1); semilogy(krok); xlabel('Iteracje'); ylabel('Krok');
subplot(2,1,2); semilogy(ng); xlabel('Iteracje'); ylabel('Norma gradientu');
Earx=farx(n+1)
Eoe=foe(n+1)
